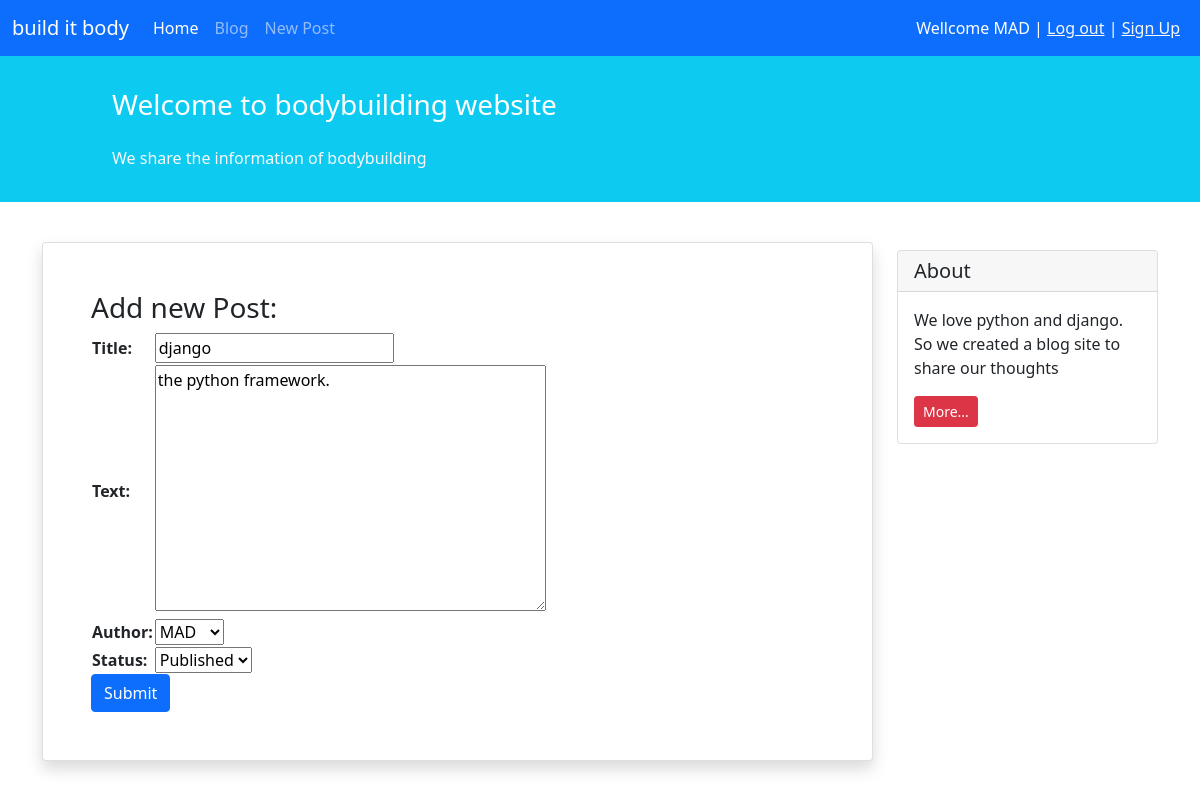
The page /blog/4/update/ (signed in) on the database its author committed.
### blog/models.py (models this page shows, shortened)
class Post(models.Model):
    STATUS_CHOICES = (
        ('pub', 'Published'),
        ('drf', 'Draft'),
    )
    title = models.CharField(max_length=100)
    text = models.TextField()
    author = models.ForeignKey('auth.User', on_delete=models.CASCADE)
    datatime_created = models.DateTimeField(auto_now_add=True)
    datatime_modified = models.DateTimeField(auto_now=True)
    status = models.CharField(choices=STATUS_CHOICES, max_length=3)

### blog/views.py (the view)
# urls.py: path('<int:pk>/update/', views.PostUpdateView.as_view(), name='post_update'),
class PostUpdateView(generic.UpdateView):
    model = Post
    form_class = NewPostForm
    template_name = 'blog/post_create.html'

### blog/forms.py
class NewPostForm(forms.ModelForm):
    class Meta:
        model = Post
        fields = ['title', 'text', 'author', 'status']

### blog/templates/blog/post_create.html (shortened to what this page needs)
{% extends '_base.html' %}
{% block content %}
    <div class="container mt-4">
        <div class="row">
            <div class="col-9">
                <div class="card shadow my-3 p-5">
                    <h3>Add new Post:</h3>
                    <form method="POST">
                        <table>
                            {{ form.as_table }}
                        </table>
                        <button type="submit" class="btn btn-primary">Submit</button>
                    </form>
                </div>
            </div>
            <div class="col-3">
                <div class="card my-4">
                    <h5 class="card-header">About</h5>
                    <div class="card-body">
                        <p class="card-text">We love python and django. So we created a blog site to share our
                            thoughts</p>
                        <a href="#"
                           class="btn btn-sm btn-danger">
                            More...
                        </a>
                    </div>
                </div>
            </div>
        </div>
    </div>
{% endblock %}

### templates/_base.html (shortened to what this page needs)
<!doctype html>
<html lang="en">
<head>
    <link href="https://cdn.jsdelivr.net/npm/bootstrap@5.1.3/dist/css/bootstrap.min.css" rel="stylesheet"
>
</head>
<body>
<nav class="navbar navbar-expand-lg navbar-dark bg-primary">
    <div class="container-fluid">
        <a class="navbar-brand" href="#">build it body</a>
        <div class="collapse navbar-collapse" id="navbarNavAltMarkup">
            <div class="navbar-nav">
                <a class="nav-link active" aria-current="page" href="#">Home</a>
                <a class="nav-link" href="{% url 'posts_list' %}">Blog</a>
                <a class="nav-link" href="{% url 'post_create' %}">New Post</a>
            </div>
        </div>
        <div class="mx-2 text-white">
            {% if user.is_authenticated %}
                Wellcome {{ user.username }} | <a class="text-light" href="{% url 'logout' %}">Log out</a> | <a class="text-light" href="{% url 'signup' %}">Sign Up</a>
            {% else %}
                <a class="text-light" href="{% url 'login' %}">Login</a>
            {% endif %}
        </div>
    </div>
</nav>
<div class="container-fluid bg-info">
    <div class="row py-3">
        <div class="col-md-8 col-md-10 mx-auto">
            <h3 class="my-4 mt-3 text-white">Welcome to bodybuilding website</h3>
            <p class="text-light">We share the information of bodybuilding</p>
        </div>
    </div>
</div>
{% block content %}
{% endblock %}
</body>
</html>

### rows shown on the page
Post: title "django", text "the python framework.", author "MAD", status "Published"

### other values the page prints
{{ user.username }} "MAD"
